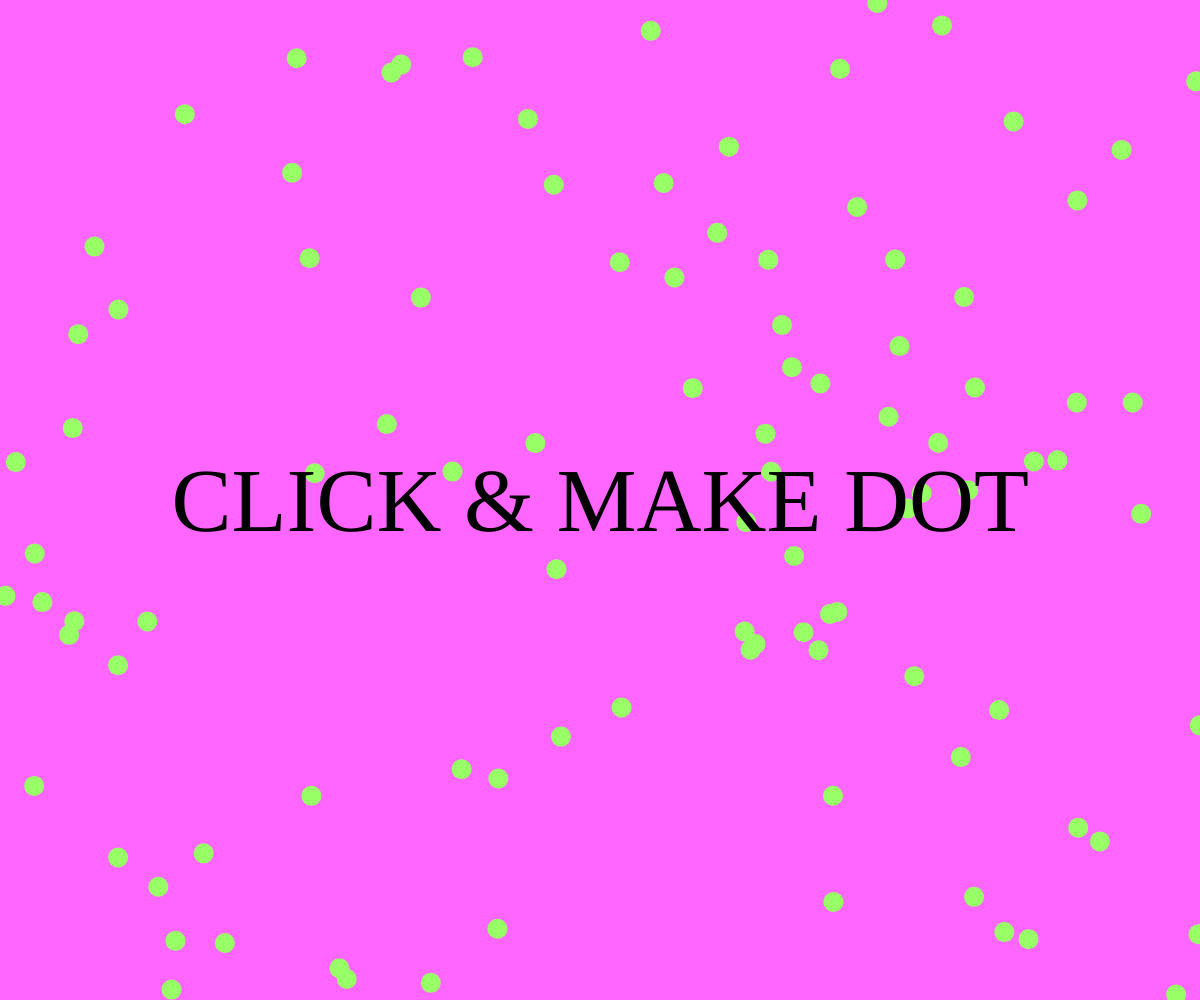
Frame 1 (no input)
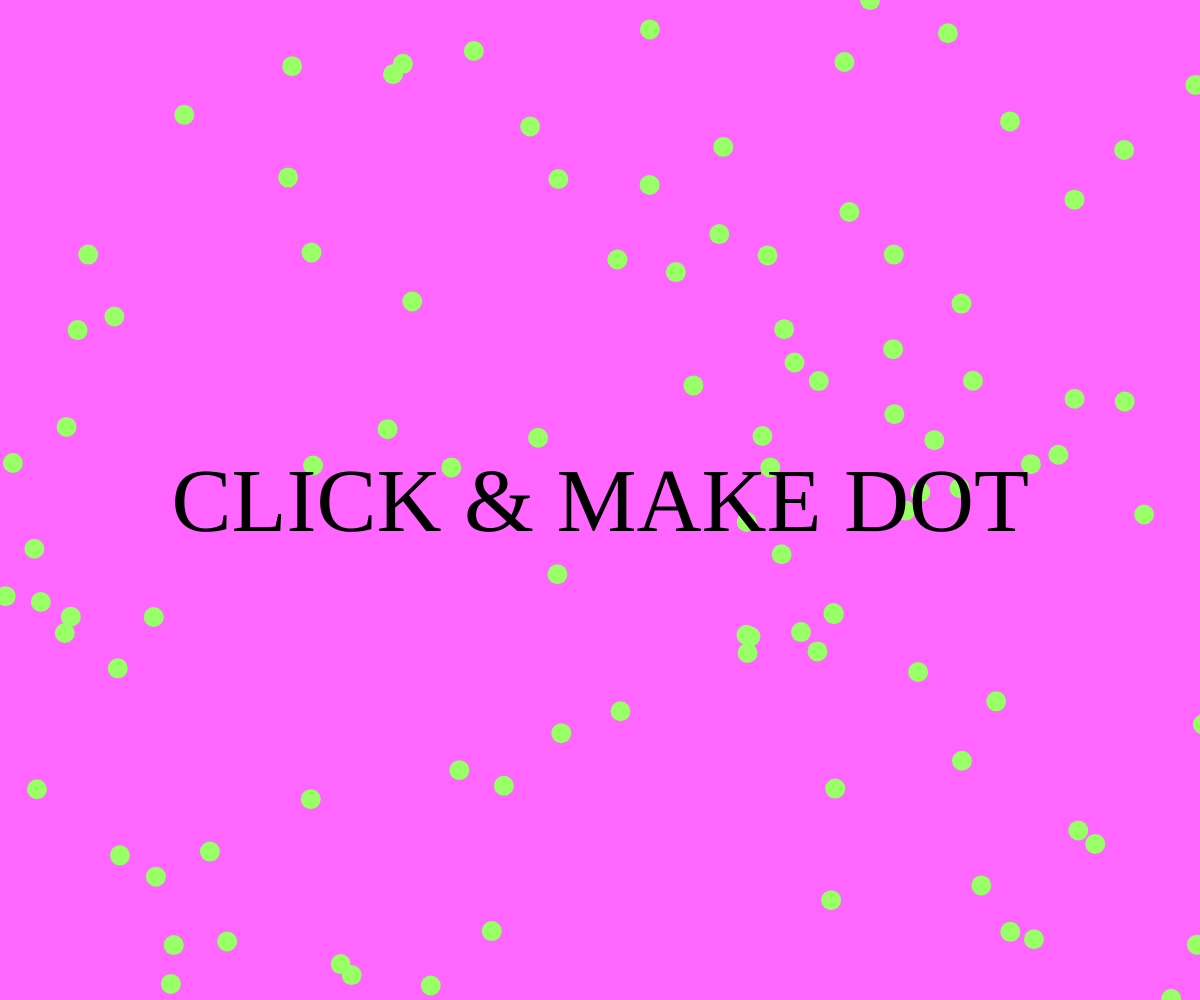
Frame 60 (no input)
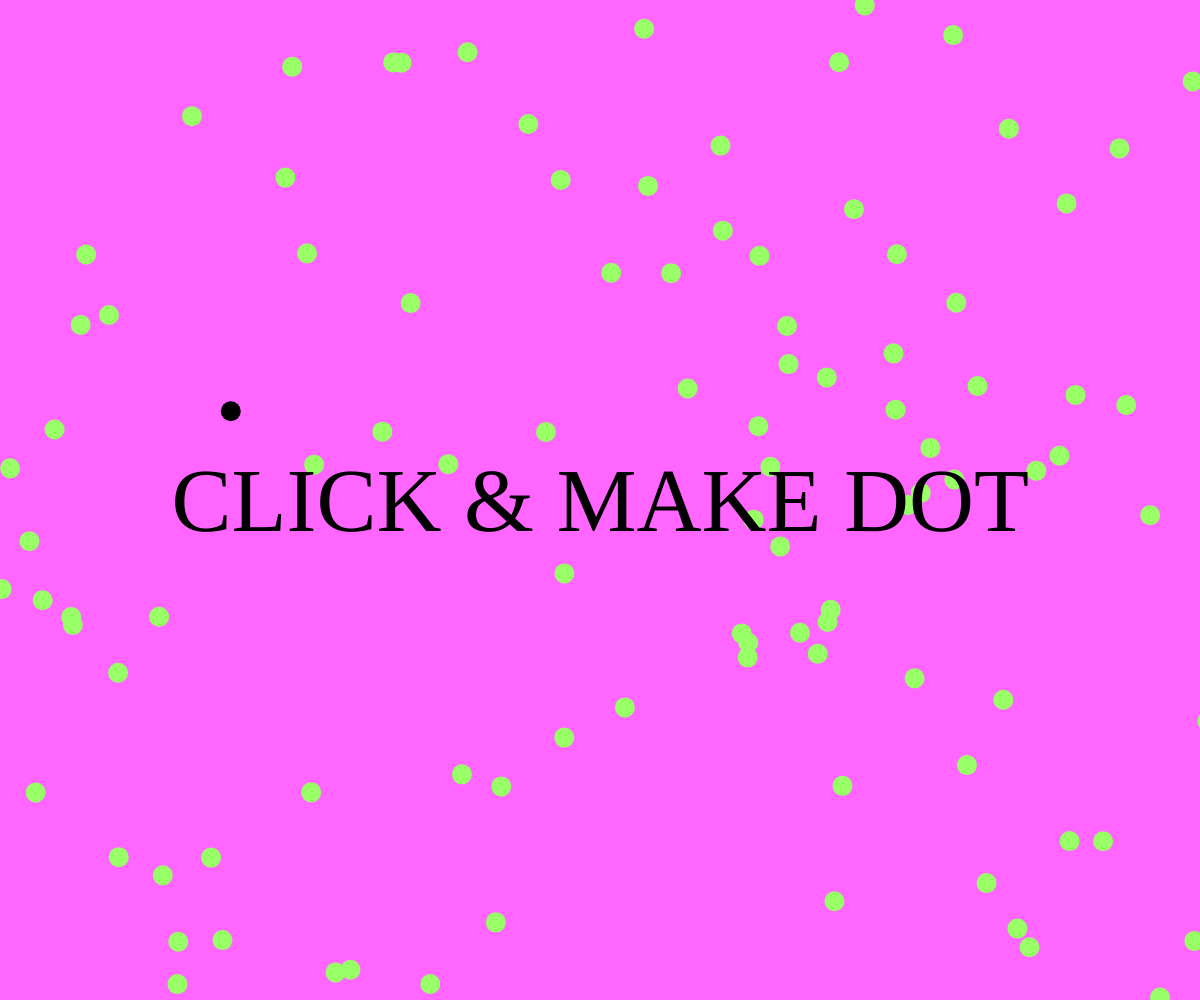
Frame 120 (the mouse pressed at the canvas centre since frame 60)

The p5.js sketch that drew these frames (run headless with seeded random() and noise() and a simulated clock; from frame 60 on, the mouse is pressed at the canvas centre):

// p5.js sketch
// ── sketch.js

let circle =[];  

function setup() {
	createCanvas(windowWidth,windowHeight);
	//ceate by object 
	for (let i = 0 ; i < 100 ; i++){	
		 circle[i] = {
			x : random(0,width) ,
			y : random(0,height),
			r : 20 ,
			move:function() {
			this.x +=  random(-1,1);
			this.y +=  random(-1,1);
		} ,
			show:function (){
			noStroke();
			fill(153, 255, 102);		
			ellipse(this.x,this.y,this.r,this.r);			
		}
		}
		
	}
	let apple = createDiv("CLICK & MAKE DOT") ;
	apple.style("font-size","90px")
	apple.center();

}
 

 function mousePressed(){
 	let b = {
			x : random(0,width) ,
			y : random(0,height),
			r : 20 ,
			move:function() {
			this.x +=  random(-1,1);
			this.y +=  random(-1,1);
		} ,
			show:function (){
			noStroke();
			fill(0);		
			ellipse(this.x,this.y,this.r,this.r);			
		}
		}
 	circle.push(b);

 }

function windowresize(){

}


function draw() {
	//bg 
	background(255,102,255);
	//ellipse
	// noStroke();
	// fill(150,250,90);
	// for ( i = 0 ; i < 4 ; i++){
	// ellipse( circle[i].x ,circle[i].y ,circle[i].r, circle[i].r);	
	// }
	for( let i = 0 ; i < circle.length ; i++){

	circle[i].show();

	circle[i].move();
	} 



}
